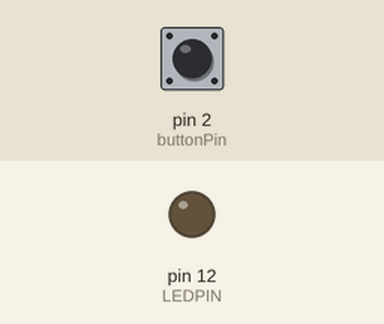
Bench run of a sketch on a simulated Arduino Uno, built with avr-gcc and run on an emulated ATmega328P. On the bench: output pins drawn as LEDs (lit = HIGH). The test bench sets the inputs (shaded band); at power-on: pin 2 (buttonPin) LOW.

Above: at 1.2 s.
1.3 s: pin 2 (buttonPin) pulled HIGH for 0.15 s
At 2.5 s:
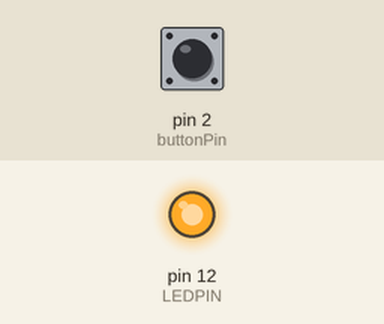
2.9 s: pin 2 (buttonPin) pulled HIGH for 1 s
At 3.9 s:
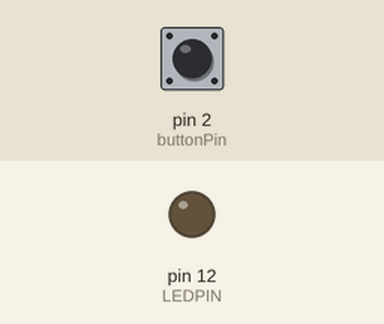
5.4 s: pin 2 (buttonPin) pulled HIGH for 3.2 s
At 5.9 s:
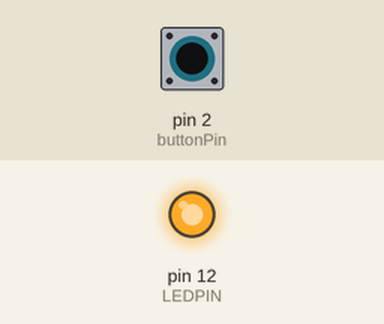
Timing chart, 0 to 8.4 s (numbered marks = the images above; inputs shaded):
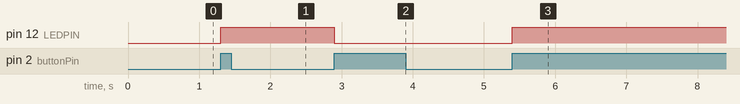

The sketch:

part2.ino
```cpp
#define buttonPin  2
#define LEDPIN     12
static volatile int onOff = 0;

void switchISR() {
  onOff = 1 - onOff;
}

void setup() {
  // put your setup code here, to run once:
  // Question 2: Explain what the attachInterrupt function does and what arguments it takes.
  // attachInterrupt sets up an interupt in a certain pin
  // In this case, the first parameter is the pin to be used in the interupt (buttonPin)
  // The second parameter is the function to call as soon as the interupt pin is triggerd (swtichISR)
  // The third parameter is the conditions needed for the interupt to trigger (RISING)
  // In this case, when the buttonPin goes from LOW to HIGH, the function switchISR is immeditately run
  // RISING means LOW to HIGH
  // LOW     → Triggers when pin is LOW.
  // CHANGE  → Triggers when pin changes from HIGH to LOW or LOW to HIGH
  // RISING  → Triggers when pin goes from LOW to HIGH.
  // FALLING → Triggers when pin goes from HIGH to LOW.
  // HIGH    → Triggers when pin is HIGH.
  attachInterrupt(digitalPinToInterrupt(buttonPin), switchISR, RISING);
  pinMode(LEDPIN, OUTPUT);
}

void loop() {
  // put your main code here, to run repeatedly:
  if(onOff == 0) digitalWrite(LEDPIN, LOW);
  else digitalWrite(LEDPIN, HIGH);
}

// Question 3: Explain how your sketch is able to switch the LED on and off when you press the button.
// When the button is pressed, the pin it is connected to (buttonPin) will go from LOW to HIGH
// Since the pin goes from LOW to HIGH, the RISING condition is met and the switchISR() function is IMMEDIATELY run
// swtichISR() will toggle the state for onOff from either 0 to 1 or 1 to 0
// Finally, based on the void loop(), if the state of onOff was changed from 0 to 1,
// the else condition runs and the output of LEDPIN is changed from LOW to HIGH (ie LED turns OFF)
// Similarly, if the state of onOff was changed from 1 to 0, the if condition is satisfied and runs,
// and the output of LEDPIN is changed from HIGH to LOW (ie LED turns ON)
```

Measured:
- after the input at 1.3 s, pin 12 (LEDPIN): LOW → HIGH at once
- after the input at 2.9 s, pin 12 (LEDPIN): HIGH → LOW at once
- after the input at 5.4 s, pin 12 (LEDPIN): LOW → HIGH at once
